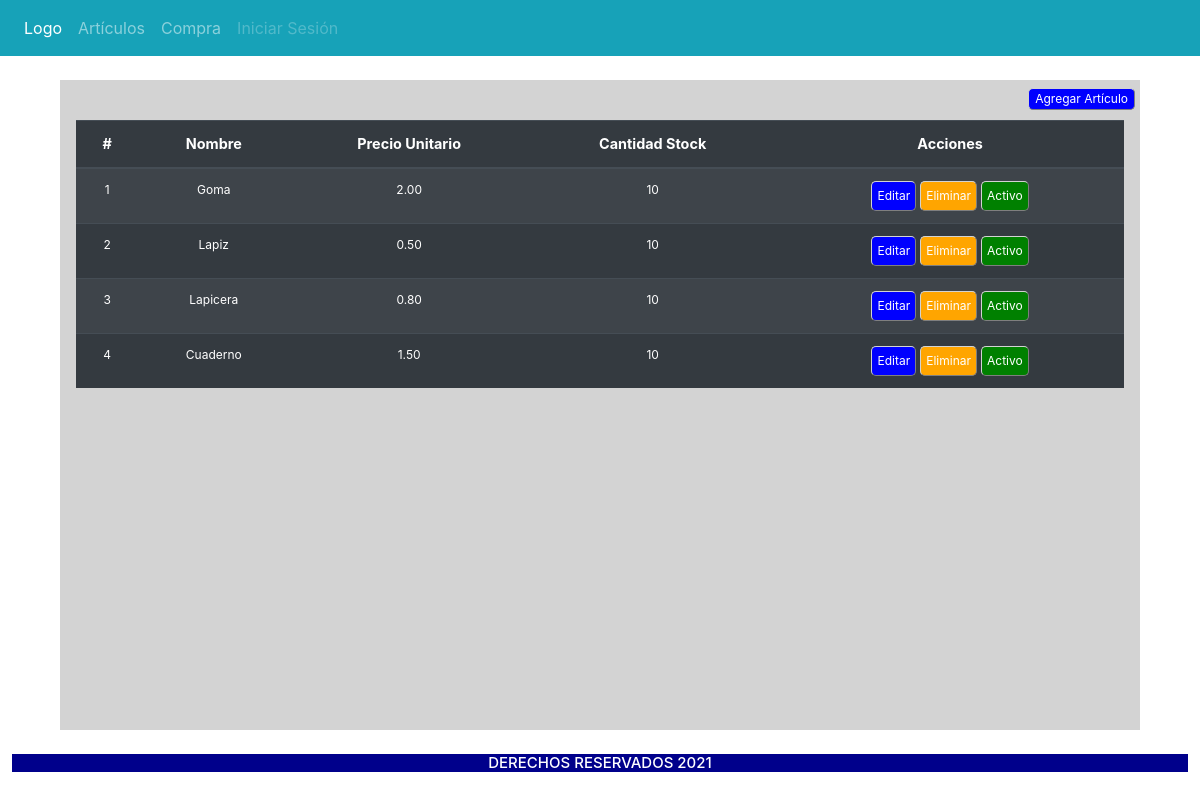
Before: / with the older database file.
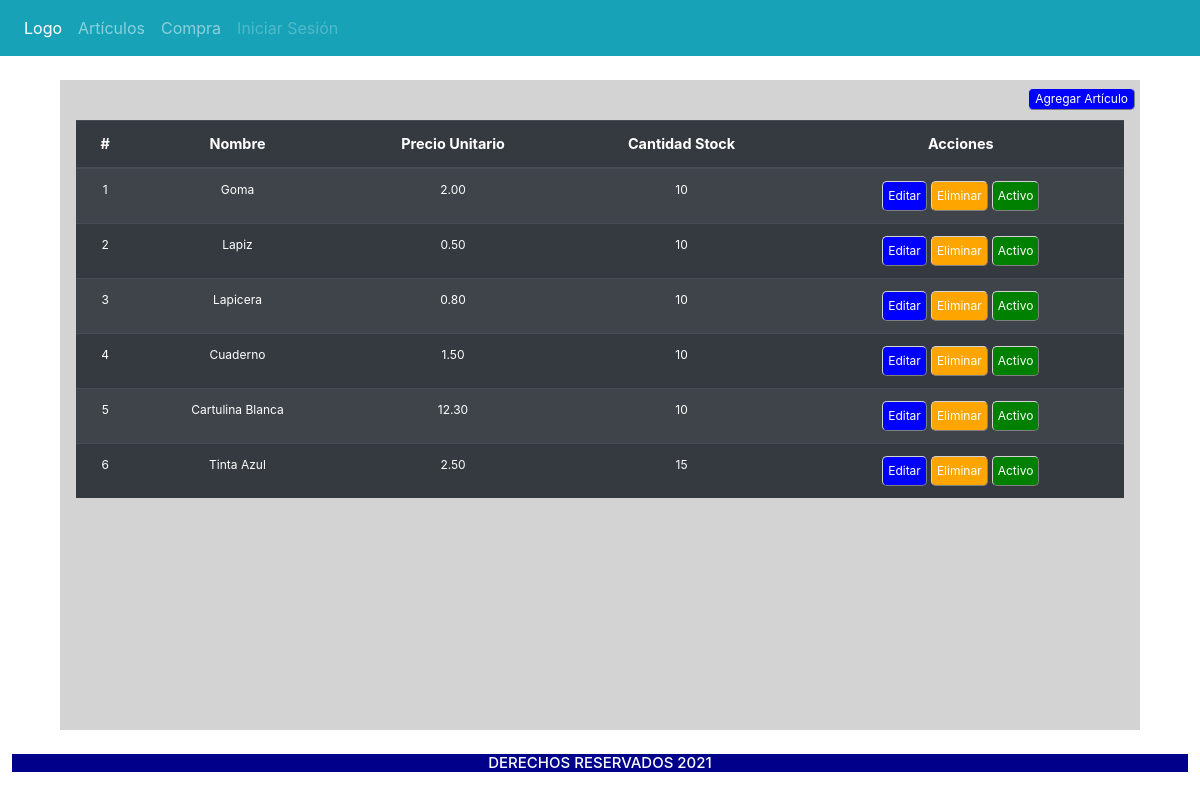
After: the same page with the newer database file.
### tables this page shows
CREATE TABLE `catproductos` (
  `eIdProducto` int(11) NOT NULL,
  `txtNomProd` varchar(30) NOT NULL,
  `ePrecioVenta` decimal(8,2) NOT NULL,
  `eStock` int(11) NOT NULL,
  `bActivo` tinyint(1) NOT NULL DEFAULT 1,
  `fhCreacion` datetime DEFAULT current_timestamp(),
  `fhActualizacion` datetime DEFAULT current_timestamp()
);

### application/controllers/Welcome.php (called while the page is built, shortened)
<?php
class Welcome extends CI_Controller {
	function __construct() {
		$this->load->model('Queries');
	}
	public function index()
	{
		$info['articulos'] = $this->Queries->getArticles('C');
		$this->load->view('Template/head');
		$this->load->view('Template/menu');
		$this->load->view('Articulos/allArticles',$info);
		$this->load->view('Template/footer');
		$this->load->view('Articulos/modalArticles',$info);
	}
}

### index.php (called while the page is built, shortened)
<?php
require_once BASEPATH.'core/CodeIgniter.php';

### application/models/Queries.php (called while the page is built, shortened)
<?php
class Queries extends CI_Model
{
	public function getArticles($data){
		if($data == 'C')$articulos = $this->db->query('SELECT * FROM catproductos');
		return $articulos->result_array();
	}
}

### application/views/Articulos/allArticles.php (the view, shortened to what this page needs)
<main>
	<div id="addArticle">
		<button class="btnAdd" data-toggle="modal" data-target="#addProduct">Agregar Artículo</button>
	</div>
	<div id="tblArticles">
		<table class="table table-dark table-striped">
		    <thead>
		      <tr>
		        <th>#</th>
		        <th>Nombre</th>
		        <th>Precio Unitario</th>
		        <th>Cantidad Stock</th>
		        <th>Acciones</th>
		      </tr>
		    </thead>
		    <tbody id="tblItems">
		    	<?php foreach ($articulos as $articulo) {
		   		echo "<tr>";
		   	    echo "<td>" .$articulo['eIdProducto']. "</td>";
		   	    echo "<td>" .$articulo['txtNomProd']. "</td>";
		   	    echo "<td>" .$articulo['ePrecioVenta']. "</td>";
		   	    echo "<td>" .$articulo['eStock']."</td>";
		   	    echo "<td>";
		   	    echo "<button class='btnEdit' onclick='editProduct(".$articulo['eIdProducto']. ")'>Editar</button>";
		   	    echo "<button class='btnDelete' onclick = 'activate(" .$articulo['eIdProducto']. ",0);'>Eliminar</button>";
		   	    echo "<button class='";
		   	    if($articulo['bActivo'] == 1 )
		   	    	echo "btnActivo";
		   	    else
		   	    	echo "btnInactivo";
	   	    	echo "' onclick = 'activate(" .$articulo['eIdProducto']. ",1);'>Activo</button>";
		   		echo "</td>";
		   	  	echo "</tr>";
		    	} ?>
		    </tbody>
		  </table>
	</div>
</main>

### application/views/Template/head.php (shortened to what this page needs)
?><!DOCTYPE html>
<html lang="en">
<head>
<link rel="stylesheet" href="https://maxcdn.bootstrapcdn.com/bootstrap/4.5.2/css/bootstrap.min.css">
</head>
<body>

### application/views/Template/menu.php
<section class="menu">
	<nav class="navbar navbar-expand-sm bg-info navbar-dark">
	  <ul class="navbar-nav">
	    <li class="nav-item active">
	      <a class="nav-link" href="#">Logo</a>
	    </li>
	    <li class="nav-item">
	      <a class="nav-link" href="<?php echo site_url('articulos'); ?>">Artículos</a>
	    </li>
	    <li class="nav-item">
	      <a class="nav-link" href="<?php echo site_url('compras'); ?>">Compra</a>
	    </li>
	    <li class="nav-item">
	      <a class="nav-link disabled" href="#">Iniciar Sesión</a>
	    </li>
	  </ul>
	</nav>
</section>

### application/views/Template/footer.php (shortened to what this page needs)
<footer>
	<h3> DERECHOS RESERVADOS 2021 </h3>
</footer>
</body>
</html>

### application/views/Template/head.php (style rules this page uses)
main { margin-top: 2%; margin-left: 5%; margin-right: 5%; width: 90%; display: flex; flex-direction: column; background-color: lightgray; height: 650px; }
footer { margin-top: 2%; margin-left: 1%; margin-right: 1%; width: 98%; background-color: darkblue; text-align: center; }

### application/views/Articulos/allArticles.php (style rules this page uses)
#addArticle { align-self: flex-end; padding: 5px; }
#tblArticles { align-self: center; padding: 5px; width: 98%; }
th { text-align: center; font-size: 1.2vw; }
td { text-align: center; font-size: 1vw; }
.btnAdd { border-radius: 5px; border: 1px outset lightgray; background-color: blue; font-size: 1vw; color: white; }
.btnEdit { border-radius: 5px; border: 1px outset lightgray; background-color: blue; font-size: 1vw; padding: 5px; margin-right: 2px; margin-left: 2px; color: white; }
.btnDelete { border-radius: 5px; border: 1px outset lightgray; background-color: orange; font-size: 1vw; padding: 5px; margin-right: 2px; margin-left: 2px; color: white; }
.btnActivo { border-radius: 5px; border: 1px outset lightgray; background-color: green; font-size: 1vw; padding: 5px; margin-right: 2px; margin-left: 2px; color: white; }

### application/views/Template/footer.php (style rules this page uses)
h3 { text-align: center; color: white; font-size: 15px; }

Changed rows visible on the page:
added catproductos: eIdProducto "5", txtNomProd "Cartulina Blanca", ePrecioVenta "12.30", eStock "10"
added catproductos: eIdProducto "6", txtNomProd "Tinta Azul", ePrecioVenta "2.50", eStock "15"
